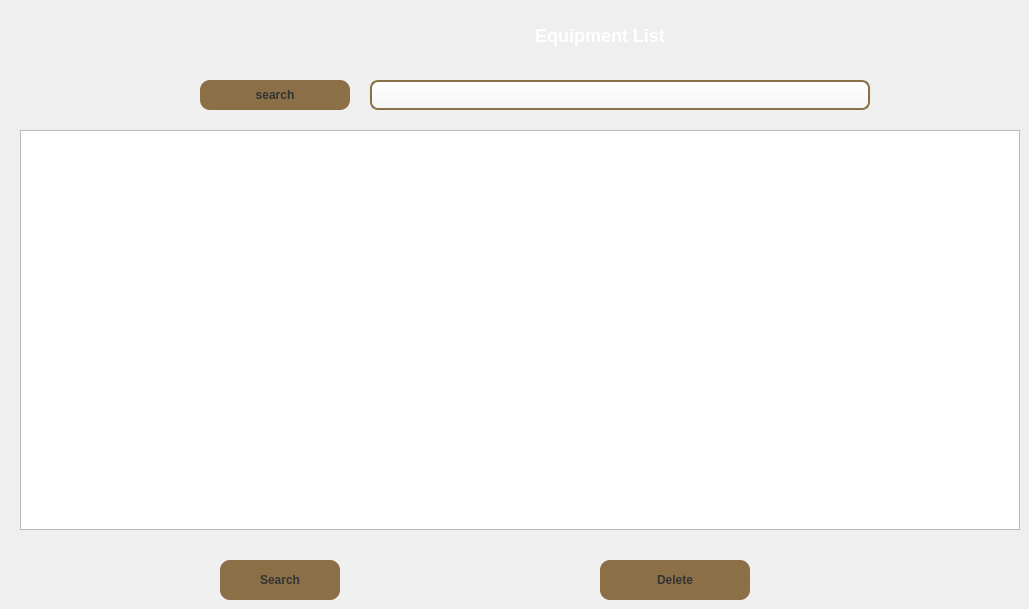
        <widget class="QWidget" name="tab_view">
         <property name="styleSheet">
          <string notr="true">
           QLineEdit {
            background: qlineargradient(x1:0, y1:0, x2:0, y2:1, stop:0 #FFFFFF, stop:1 #F5F5F5);
            border: 2px solid #8B6F47;
            border-radius: 8px;
            padding: 3px 12px;
            font-size: 14px;
            color: #333;
            selection-background-color: #8B6F47;
            selection-color: white;
        }
        QLineEdit:hover {
            border: 2px solid #A0825A;
            background: qlineargradient(x1:0, y1:0, x2:0, y2:1, stop:0 #FFFFFF, stop:1 #FAFAFA);
        }
        QLineEdit:focus {
            border: 2px solid #8B4513; 
            background: #FFFAF0;
        }
     </string>
         </property>
         <attribute name="title">
          <string>View Equipments</string>
         </attribute>
         <widget class="QLabel" name="label_titre_liste_equip">
          <property name="geometry">
           <rect>
            <x>450</x>
            <y>20</y>
            <width>300</width>
            <height>30</height>
           </rect>
          </property>
          <property name="styleSheet">
           <string notr="true">font-size: 18px; font-weight: bold; color: white;
</string>
          </property>
          <property name="text">
           <string>Equipment List</string>
          </property>
          <property name="alignment">
           <set>Qt::AlignmentFlag::AlignCenter</set>
          </property>
         </widget>
         <widget class="QPushButton" name="btn_search_top">
          <property name="geometry">
           <rect>
            <x>200</x>
            <y>80</y>
            <width>150</width>
            <height>30</height>
           </rect>
          </property>
          <property name="styleSheet">
           <string notr="true">QPushButton { background-color: #8B6F47; border-radius: 10px; color: #333; font-weight: bold; }
QPushButton:hover { background-color: rgba(255, 255, 255, 0.2); }
</string>
          </property>
          <property name="text">
           <string>search</string>
          </property>
         </widget>
         <widget class="QLineEdit" name="le_recherche">
          <property name="geometry">
           <rect>
            <x>370</x>
            <y>80</y>
            <width>500</width>
            <height>30</height>
           </rect>
          </property>
          <property name="styleSheet">
           <string notr="true"/>
          </property>
         </widget>
         <widget class="QTableView" name="table_equipments">
          <property name="geometry">
           <rect>
            <x>20</x>
            <y>130</y>
            <width>1000</width>
            <height>400</height>
           </rect>
          </property>
          <property name="placeholderText" stdset="0">
           <string>Search...</string>
          </property>
         </widget>
         <widget class="QPushButton" name="btn_search">
          <property name="geometry">
           <rect>
            <x>220</x>
            <y>560</y>
            <width>120</width>
            <height>40</height>
           </rect>
          </property>
          <property name="styleSheet">
           <string notr="true">QPushButton { background-color: #8B6F47; border-radius: 10px; color: #333; font-weight: bold; }
QPushButton:hover { background-color: rgba(255, 255, 255, 0.2); }
</string>
          </property>
          <property name="text">
           <string>Search</string>
          </property>
          <property name="icon">
           <iconset resource="resources.qrc">
            <normaloff>:/assets/icon_search.png</normaloff>:/assets/icon_search.png</iconset>
          </property>
         </widget>
         <widget class="QPushButton" name="btn_delete_confirm">
          <property name="geometry">
           <rect>
            <x>600</x>
            <y>560</y>
            <width>150</width>
            <height>40</height>
           </rect>
          </property>
          <property name="styleSheet">
           <string notr="true">QPushButton { background-color: #8B6F47; border-radius: 10px; color: #333; font-weight: bold; }
QPushButton:hover { background-color: rgba(255, 255, 255, 0.2); }
</string>
          </property>
          <property name="text">
           <string>Delete</string>
          </property>
          <property name="icon">
           <iconset resource="resources.qrc">
            <normaloff>:/assets/delete.png</normaloff>:/assets/delete.png</iconset>
          </property>
          <property name="iconSize">
           <size>
            <width>24</width>
            <height>24</height>
           </size>
          </property>
         </widget>
        </widget>
